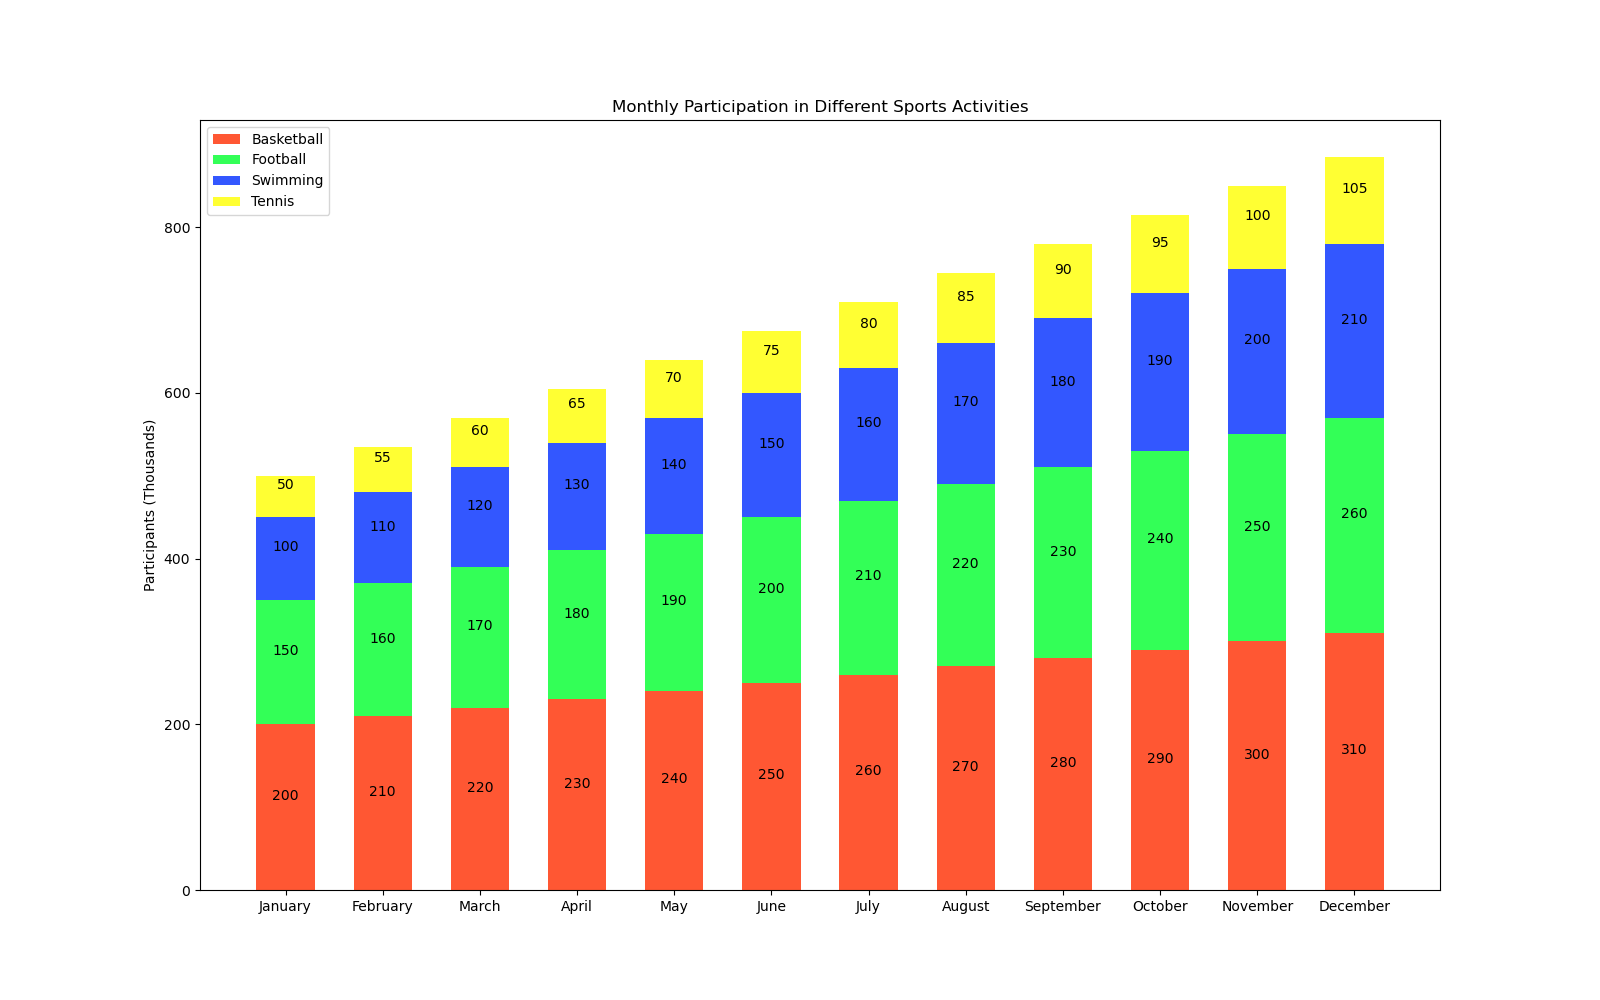

This chart was generated by the following Python code:

import matplotlib.pyplot as plt
import numpy as np

# Data
months = ['January', 'February', 'March', 'April', 'May', 'June', 'July', 'August', 'September', 'October', 'November', 'December']
basketball = [200, 210, 220, 230, 240, 250, 260, 270, 280, 290, 300, 310]
football = [150, 160, 170, 180, 190, 200, 210, 220, 230, 240, 250, 260]
swimming = [100, 110, 120, 130, 140, 150, 160, 170, 180, 190, 200, 210]
tennis = [50, 55, 60, 65, 70, 75, 80, 85, 90, 95, 100, 105]

x = np.arange(len(months))  # the label locations
width = 0.6  # the width of the bars

fig, ax = plt.subplots(figsize=(16, 10))  # Changing width and height of the chart

# Stacked vertical bar chart
bar1 = ax.bar(x, basketball, width, label='Basketball', color='#FF5733')
bar2 = ax.bar(x, football, width, bottom=basketball, label='Football', color='#33FF57')
bar3 = ax.bar(x, swimming, width, bottom=np.add(basketball, football), label='Swimming', color='#3357FF')
bar4 = ax.bar(x, tennis, width, bottom=np.add(np.add(basketball, football), swimming), label='Tennis', color='#FFFF33')

# Add some text for labels and custom x-axis tick labels
ax.set_ylabel('Participants (Thousands)')
ax.set_title('Monthly Participation in Different Sports Activities')
ax.set_xticks(x)
ax.set_xticklabels(months)
ax.legend()

# Adding numerical labels
def add_labels(bars):
    for bar in bars:
        height = bar.get_height()
        ax.annotate(f'{height}',
                    xy=(bar.get_x() + bar.get_width() / 2, bar.get_y() + height / 2),
                    xytext=(0, 3),  # 3 points vertical offset
                    textcoords="offset points",
                    ha='center', va='bottom')

add_labels(bar1)
add_labels(bar2)
add_labels(bar3)
add_labels(bar4)

plt.show()
